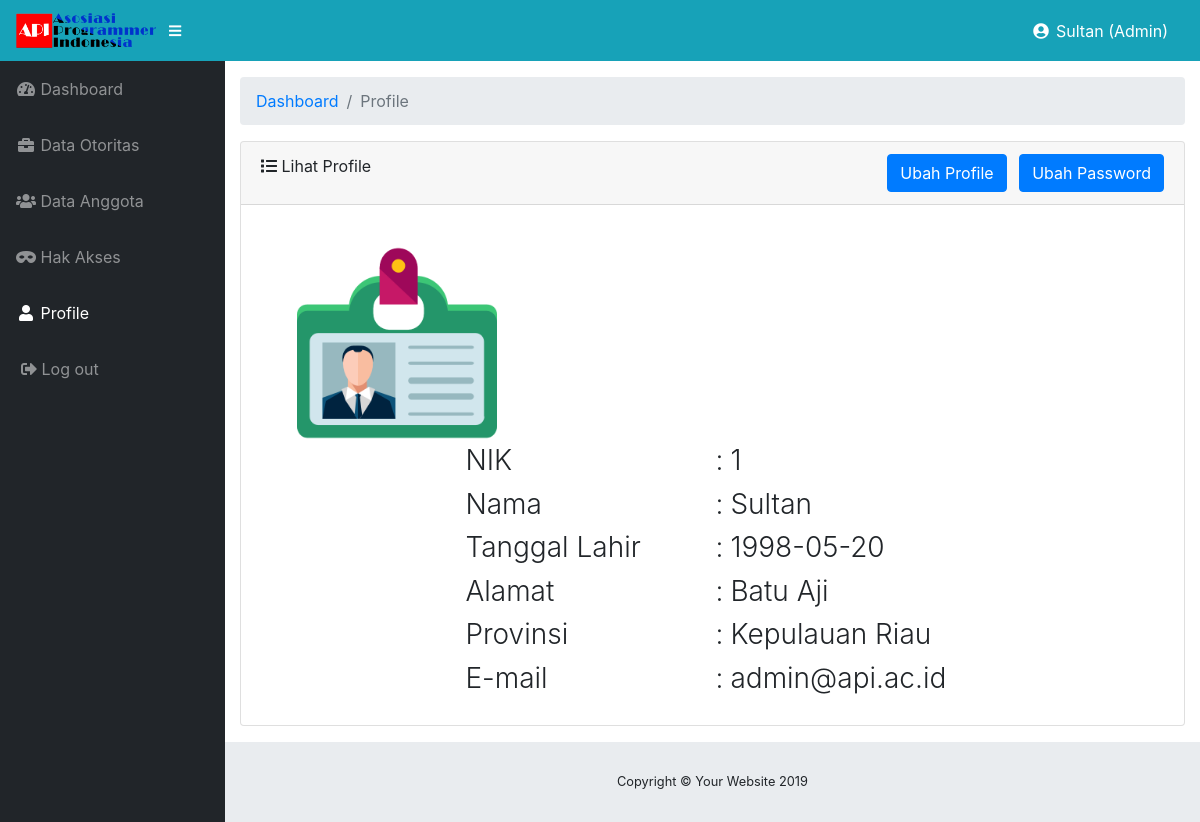
The page /admin/detail.php (signed in) on the database its author committed.
### tables this page shows
CREATE TABLE `pengguna` (
  `nik` int(10) NOT NULL,
  `nama` varchar(40) NOT NULL,
  `ttl` date NOT NULL,
  `alamat` varchar(100) NOT NULL,
  `provinsi` varchar(30) NOT NULL,
  `email` varchar(100) DEFAULT NULL,
  `bln_join` varchar(20) NOT NULL,
  `thn_join` int(4) NOT NULL
);

### admin/detail.php (the view, shortened to what this page needs)
<!DOCTYPE html>
<html lang="en">
<head>
    <?php
    $nik = $_SESSION['nik'];
    ?>
    <link href="../vendor/fontawesome-free/css/all.min.css" rel="stylesheet" type="text/css">
    <link href="../vendor/datatables/dataTables.bootstrap4.css" rel="stylesheet">
    <link href="../style/sb-admin.css" rel="stylesheet">
</head>
<body id="page-top">
    <nav class="navbar navbar-expand navbar-dark bg-info static-top">
        <a class="navbar-brand mr-1" href="index.php"><img src="../img/logo1.png" height="35px" style="background-color:whte;"></a>
        <button class="btn btn-link btn-sm text-white order-1 order-sm-0" id="sidebarToggle" href="#">
            <i class="fas fa-bars"></i>
        </button>
        <div class="navbar ml-auto text-white">
            <i class="fas fa-fw fa-user-circle" style="margin-right:5px"></i>
            <?php
            echo $_SESSION['nama'] . " (" . $_SESSION['akses'] . ")";
            ?>
        </div>
    </nav>
    <div id="wrapper">
        <ul class="sidebar navbar-nav">
            <li class="nav-item">
                <a class="nav-link" href="index.php">
                    <i class="fas fa-fw fa-tachometer-alt"></i>
                    <span>Dashboard</span>
                </a>
            </li>
            <li class="nav-item">
                <a class="nav-link" href="otoritas.php">
                    <i class="fas fa-fw fa-briefcase"></i>
                    <span>Data Otoritas</span></a>
            </li>
            <li class="nav-item">
                <a class="nav-link" href="anggota.php">
                    <i class="fas fa-fw fa-users"></i>
                    <span>Data Anggota</span></a>
            </li>
            <li class="nav-item">
                <a class="nav-link" href="hak_akses.php">
                    <i class="fas fa-fw fa-mask"></i>
                    <span>Hak Akses</span></a>
            </li>
            <li class="nav-item active">
                <a class="nav-link" href="detail.php">
                    <i class="fas fa-fw fa-user"></i>
                    <span>Profile</span></a>
            </li>
            <li class="nav-item">
                <a class="nav-link" href="../logout.php">
                    <i class="fas fa-sign-out-alt" style="margin-left:5px"></i>
                    <span>Log out</span></a>
            </li>
        </ul>
        <div id="content-wrapper">
            <div class="container-fluid">
                <ol class="breadcrumb">
                    <li class="breadcrumb-item">
                        <a href="#">Dashboard</a>
                    </li>
                    <li class="breadcrumb-item active">Profile</li>
                </ol>
                <div class="card mb-3">
                    <div class="card-header inline-block">
                        <i class="fas fa-list"></i>
                        Lihat Profile
                        <div style="float:right">
                            <a href="profile.php" class="btn btn-primary mr-2">Ubah Profile</a>
                            <a href="user_password.php" class="btn btn-primary">Ubah Password</a>
                        </div>
                    </div>
                    <div class="card-body">
                        <?php
                        include "../koneksi.php";
                        $query = mysqli_query($conn, "select * from pengguna where nik='$nik'");
                        $data = mysqli_fetch_array($query);
                        ?>
                        <img src="../img/id-card.png" alt="icon id card" style="height:200px; margin-left:4%; margin-top: 2%">
                        <div style="float:right; margin-right:24%">
                            <table border=0>
                                <tr>
                                    <td width=250>
                                        <h3 class="font-weight-light"> NIK </h3>
                                    </td>
                                    <td width=15>
                                        <h3 class="font-weight-light"> : </h3>
                                    </td>
                                    <td>
                                        <h3 class="font-weight-light"> <?php echo $data['nik']; ?> </h3>
                                    </td>
                                </tr>
                                <tr>
                                    <td>
                                        <h3 class="font-weight-light"> Nama </h3>
                                    </td>
                                    <td>
                                        <h3 class="font-weight-light"> : </h3>
                                    </td>
                                    <td>
                                        <h3 class="font-weight-light"> <?php echo $data['nama']; ?> </h3>
                                    </td>
                                </tr>
                                <tr>
                                    <td>
                                        <h3 class="font-weight-light"> Tanggal Lahir </h3>
                                    </td>
                                    <td>
                                        <h3 class="font-weight-light"> : </h3>
                                    </td>
                                    <td>
                                        <h3 class="font-weight-light"> <?php echo $data['ttl']; ?> </h3>
                                    </td>
                                </tr>
                                <tr>
                                    <td>
                                        <h3 class="font-weight-light"> Alamat </h3>
                                    </td>
                                    <td>
                                        <h3 class="font-weight-light"> : </h3>
                                    </td>
                                    <td>
                                        <h3 class="font-weight-light"> <?php echo $data['alamat']; ?> </h3>
                                    </td>
                                </tr>
                                <tr>
                                    <td>
                                        <h3 class="font-weight-light"> Provinsi </h3>
                                    </td>
                                    <td>
                                        <h3 class="font-weight-light"> : </h3>
                                    </td>
                                    <td>
                                        <h3 class="font-weight-light"> <?php echo $data['provinsi']; ?> </h3>
                                    </td>
                                </tr>
                                <tr>
                                    <td>
                                        <h3 class="font-weight-light"> E-mail </h3>
                                    </td>
                                    <td>
                                        <h3 class="font-weight-light"> : </h3>
                                    </td>
                                    <td>
                                        <h3 class="font-weight-light"> <?php echo $data['email']; ?> </h3>
                                    </td>
                                </tr>
                            </table>
                        </div>
                    </div>
                </div>
                <footer class="sticky-footer">
                    <div class="container my-auto">
                        <div class="copyright text-center my-auto">
                            <span>Copyright © Your Website 2019</span>
                        </div>
                    </div>
                </footer>
            </div>
        </div>
</body>
</html>

### rows shown on the page
pengguna: nik "1", nama "Sultan", ttl "1998-05-20", alamat "Batu Aji", provinsi "Kepulauan Riau", email "admin@api.ac.id"

### other values the page prints
$_SESSION['nama'] "Sultan"
$_SESSION['akses'] "Admin"
